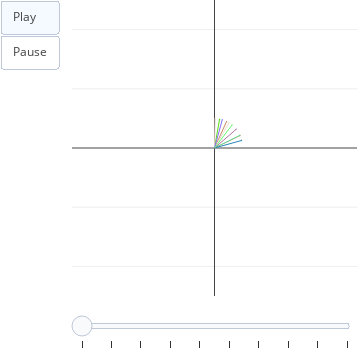

This figure's notebook cell:
### Markdown cell above
## Terminologia e notação

* Um **escalar** $\alpha \in \mathbb{R}$ é denotado por uma *letra grega minúscula*.
* Um **vetor** $a \in \mathbb{R}^n$ é denotado por uma *letra romana minúscula*.
* Uma **matriz** $A \in \mathbb{R}^{n \times m}$ é denotada por uma *letra romana maiúscula*.


## Geometria analítica

* Considere dois vetores, $a = (\alpha_0, \ldots, \alpha_{n-1})$ e $b = (\beta_0, \ldots, \beta_{n-1})$. O **produto interno** desses vetores é denotado por $a \cdot b$ e definido como
$\sum^{n-1}_{i = 0} \alpha_i \beta_i$.

* Dizemos que $a$ e $b$ são **ortogonais** se $a \cdot b = 0$.

* A **norma** de $a$ é denotada por $\|a\|$ e definida como $\sqrt{a \cdot a}$, ou seja, $\sqrt{\sum^{n-1}_{i = 0} \alpha^2_i}$.

* Dizemos que $a$ é um **versor** se $\|a\| = 1$.

* **Normalizar** $a$ significa considerar o versor $\frac{a}{\|a\|}$.


## Álgebra linear

* Considere um conjunto de vetores $a_0, \ldots, a_{m-1}$. Uma **combinação linear** desses vetores é uma soma $\gamma_0 a_0 + \cdots + \gamma_{m-1} a_{m-1}$.

* Dizemos que $a_0, \ldots, a_{m-1}$ é uma **base** se todo vetor em $\mathbb{R}^n$ é uma combinação linear desses vetores.

* Considere uma matriz $A$. Sua **transposta** é denotada por $A^t$ e definida como uma matriz tal que, para todo $i$ e $j$, o elemento na linha $i$ e coluna $j$ de $A$ é o elemento na linha $j$ e coluna $i$ de $A^t$.

* Em multiplicações, um vetor é por padrão "de pé", ou seja, uma matriz com uma única coluna. Disso segue que o produto $Ab$ é uma combinação linear das colunas de $A$.

* Como consequência, a transposta de um vetor é por padrão "deitada", ou seja, uma matriz com uma única linha. Disse segue que o produto $b^t A$ é a transposta de uma combinação linear das linhas de $A$.


## Autovetores e autovalores

Considere um vetor $b$ e uma matriz $A$. Dizemos que $b$ é um **autovetor** de $A$ se existe $\lambda$ tal que

$$Ab = \lambda b.$$

Nesse caso, dizemos que $\lambda$ é o **autovalor** de $A$ correspondente a $b$.

Note que a multiplicação pela matriz pode mudar o módulo de um autovetor, mas não pode mudar sua direção. Essa interpretação geométrica permite visualizar um algoritmo surpreendentemente simples para obter um autovetor.

### Code cell
from random import randint, uniform
from math import pi, cos, sin


NUM_PAIRS = 10
NUM_FRAMES = 10


# devolve um versor positivo aleatório
def random_pair():
    angle = uniform(0, pi / 2)

    return np.array([cos(angle), sin(angle)])


# devolve uma cor aleatória
def random_color():
    r = randint(0, 255)
    g = randint(0, 255)
    b = randint(0, 255)

    return (r, g, b)


# matriz da qual queremos descobrir um autovetor
A = np.array([
    [ 2, -1],
    [-1,  2]
])

# versores positivos e cores aleatórias
pairs = []
colors = []
for i in range(NUM_PAIRS):
    pairs.append(random_pair())
    colors.append(random_color())

frames = []

for i in range(NUM_FRAMES):
    frames.append(ep.frame_vectors(pairs, colors))

    # multiplica cada vetor por A
    pairs = [A.dot(pair) for pair in pairs]

ep.show_animation(frames, xrange=[-5, 5], yrange=[-5, 5])

### Figure 1 — Plotly figure (JSON) as saved in the notebook; plotly's stock layout.template omitted (floating-point values rounded to 4 significant figures)
{"data": [{"hoverinfo": "none", "line": {"color": "rgb(213, 177, 151)", "width": 1}, "mode": "lines", "x": [0, 0.9072, null, 0.9072, 0.8937, null, 0.9072, 0.8846, null], "y": [0, 0.4207, null, 0.4207, 0.4025, null, 0.4207, 0.4222, null]}, {"hoverinfo": "none", "line": {"color": "rgb(194, 134, 102)", "width": 1}, "mode": "lines", "x": [0, 0.4282, null, 0.4282, 0.4295, null, 0.4282, 0.4099, null], "y": [0, 0.9037, null, 0.9037, 0.8811, null, 0.9037, 0.8904, null]}, {"hoverinfo": "none", "line": {"color": "rgb(88, 222, 16)", "width": 1}, "mode": "lines", "x": [0, 0.1794, null, 0.1794, 0.1865, null, 0.1794, 0.1652, null], "y": [0, 0.9838, null, 0.9838, 0.9623, null, 0.9838, 0.9662, null]}, {"hoverinfo": "none", "line": {"color": "rgb(103, 219, 145)", "width": 1}, "mode": "lines", "x": [0, 0.9003, null, 0.9003, 0.8872, null, 0.9003, 0.8777, null], "y": [0, 0.4352, null, 0.4352, 0.4168, null, 0.4352, 0.4363, null]}, {"hoverinfo": "none", "line": {"color": "rgb(231, 224, 196)", "width": 1}, "mode": "lines", "x": [0, 0.5122, null, 0.5122, 0.5114, null, 0.5122, 0.4927, null], "y": [0, 0.8589, null, 0.8589, 0.8362, null, 0.8589, 0.8474, null]}, {"hoverinfo": "none", "line": {"color": "rgb(234, 216, 205)", "width": 1}, "mode": "lines", "x": [0, 0.02219, null, 0.02219, 0.0326, null, 0.02219, 0.0109, null], "y": [0, 0.9998, null, 0.9998, 0.9796, null, 0.9998, 0.9801, null]}, {"hoverinfo": "none", "line": {"color": "rgb(180, 118, 165)", "width": 1}, "mode": "lines", "x": [0, 0.7689, null, 0.7689, 0.7606, null, 0.7689, 0.7467, null], "y": [0, 0.6393, null, 0.6393, 0.6183, null, 0.6393, 0.635, null]}, {"hoverinfo": "none", "line": {"color": "rgb(41, 133, 185)", "width": 1}, "mode": "lines", "x": [0, 0.9658, null, 0.9658, 0.9495, null, 0.9658, 0.9438, null], "y": [0, 0.2592, null, 0.2592, 0.2435, null, 0.2592, 0.2645, null]}, {"hoverinfo": "none", "line": {"color": "rgb(135, 109, 246)", "width": 1}, "mode": "lines", "x": [0, 0.2745, null, 0.2745, 0.2795, null, 0.2745, 0.2587, null], "y": [0, 0.9616, null, 0.9616, 0.9395, null, 0.9616, 0.9454, null]}, {"hoverinfo": "none", "line": {"color": "rgb(98, 249, 109)", "width": 1}, "mode": "lines", "x": [0, 0.6214, null, 0.6214, 0.6176, null, 0.6214, 0.6006, null], "y": [0, 0.7835, null, 0.7835, 0.7612, null, 0.7835, 0.7747, null]}], "layout": {"height": 348, "margin": {"b": 0, "l": 0, "r": 0, "t": 0}, "showlegend": false, "sliders": [{"currentvalue": {"visible": false}, "steps": [{"args": [[0], {"frame": {"redraw": false}, "mode": "immediate"}], "label": "", "method": "animate"}, {"args": [[1], {"frame": {"redraw": false}, "mode": "immediate"}], "label": "", "method": "animate"}, {"args": [[2], {"frame": {"redraw": false}, "mode": "immediate"}], "label": "", "method": "animate"}, {"args": [[3], {"frame": {"redraw": false}, "mode": "immediate"}], "label": "", "method": "animate"}, {"args": [[4], {"frame": {"redraw": false}, "mode": "immediate"}], "label": "", "method": "animate"}, {"args": [[5], {"frame": {"redraw": false}, "mode": "immediate"}], "label": "", "method": "animate"}, {"args": [[6], {"frame": {"redraw": false}, "mode": "immediate"}], "label": "", "method": "animate"}, {"args": [[7], {"frame": {"redraw": false}, "mode": "immediate"}], "label": "", "method": "animate"}, {"args": [[8], {"frame": {"redraw": false}, "mode": "immediate"}], "label": "", "method": "animate"}, {"args": [[9], {"frame": {"redraw": false}, "mode": "immediate"}], "label": "", "method": "animate"}]}], "updatemenus": [{"buttons": [{"args": [null, {"frame": {"redraw": false}, "fromcurrent": true}], "label": "Play", "method": "animate"}, {"args": [[null], {"frame": {"redraw": false}, "mode": "immediate"}], "label": "Pause", "method": "animate"}], "showactive": true, "type": "buttons"}], "width": 357.6, "xaxis": {"range": [-5, 5], "showticklabels": false}, "yaxis": {"range": [-5, 5], "showticklabels": false}}}
